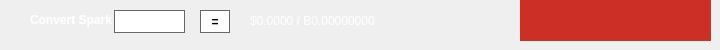
    <widget class="QWidget" name="widgetConversion" native="true">
     <property name="minimumSize">
      <size>
       <width>0</width>
       <height>43</height>
      </size>
     </property>
     <widget class="QPushButton" name="btnUpdateMarketData">
      <property name="geometry">
       <rect>
        <x>520</x>
        <y>0</y>
        <width>191</width>
        <height>41</height>
       </rect>
      </property>
      <property name="sizePolicy">
       <sizepolicy hsizetype="Expanding" vsizetype="Expanding">
        <horstretch>0</horstretch>
        <verstretch>0</verstretch>
       </sizepolicy>
      </property>
      <property name="font">
       <font>
        <family>Segoe UI</family>
        <pointsize>-1</pointsize>
        <weight>75</weight>
        <italic>true</italic>
        <bold>true</bold>
       </font>
      </property>
      <property name="styleSheet">
       <string notr="true">background:#cc2f24;color:white;margin:0px;text-align:center;padding:2px;border-radius:0px;font-style:italic;width:100px;font-size:14px;font-family:Segoe UI;font-weight:600;</string>
      </property>
      <property name="text">
       <string/>
      </property>
      <property name="icon">
       <iconset resource="../bitcoin.qrc">
        <normaloff>:/icons/res/icons/update.png</normaloff>:/icons/res/icons/update.png</iconset>
      </property>
      <property name="iconSize">
       <size>
        <width>150</width>
        <height>35</height>
       </size>
      </property>
     </widget>
     <widget class="QLabel" name="lblConvertSpark">
      <property name="geometry">
       <rect>
        <x>30</x>
        <y>10</y>
        <width>131</width>
        <height>20</height>
       </rect>
      </property>
      <property name="styleSheet">
       <string notr="true">color:white;font-family: Segoe UI;</string>
      </property>
      <property name="text">
       <string>&lt;html&gt;&lt;head/&gt;&lt;body&gt;&lt;p&gt;&lt;span style=&quot; font-weight:600; color:#ffffff;&quot;&gt;Convert Spark :&lt;/span&gt;&lt;/p&gt;&lt;/body&gt;&lt;/html&gt;</string>
      </property>
     </widget>
     <widget class="QLineEdit" name="txtConvertSparkQty">
      <property name="geometry">
       <rect>
        <x>110</x>
        <y>10</y>
        <width>75</width>
        <height>23</height>
       </rect>
      </property>
      <property name="minimumSize">
       <size>
        <width>75</width>
        <height>23</height>
       </size>
      </property>
      <property name="maximumSize">
       <size>
        <width>75</width>
        <height>16777215</height>
       </size>
      </property>
      <property name="styleSheet">
       <string notr="true">border: 1px solid #61696c;margin-left:4px;color:black;background:white;</string>
      </property>
     </widget>
     <widget class="QPushButton" name="btnConvertSilkoin">
      <property name="geometry">
       <rect>
        <x>200</x>
        <y>10</y>
        <width>30</width>
        <height>23</height>
       </rect>
      </property>
      <property name="minimumSize">
       <size>
        <width>30</width>
        <height>23</height>
       </size>
      </property>
      <property name="maximumSize">
       <size>
        <width>30</width>
        <height>16777215</height>
       </size>
      </property>
      <property name="styleSheet">
       <string notr="true">border:1px solid #61696c;background:white;font-weight:600;</string>
      </property>
      <property name="text">
       <string>=</string>
      </property>
     </widget>
     <widget class="QLabel" name="lblConvertSparkResults">
      <property name="geometry">
       <rect>
        <x>250</x>
        <y>0</y>
        <width>201</width>
        <height>41</height>
       </rect>
      </property>
      <property name="styleSheet">
       <string notr="true">color:white;font-family: Segoe UI;</string>
      </property>
      <property name="text">
       <string>$0.0000 / B0.00000000</string>
      </property>
     </widget>
     <widget class="QLabel" name="iconOverviewUpdateWait">
      <property name="geometry">
       <rect>
        <x>680</x>
        <y>0</y>
        <width>21</width>
        <height>41</height>
       </rect>
      </property>
      <property name="toolTip">
       <string>One or more markets have failed to respond to API requests</string>
      </property>
      <property name="styleSheet">
       <string notr="true">background:#cc2f24</string>
      </property>
      <property name="text">
       <string>&lt;html&gt;&lt;head/&gt;&lt;body&gt;&lt;p&gt;&lt;/p&gt;&lt;/body&gt;&lt;/html&gt;</string>
      </property>
     </widget>
    </widget>
